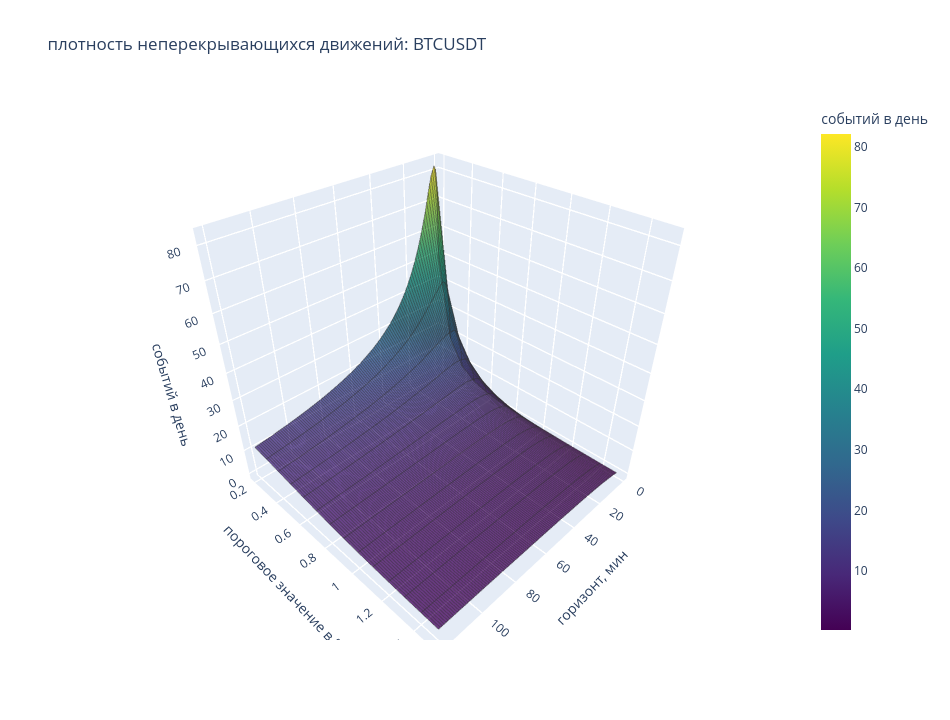

Source (notebook cell):
### Code cell
import plotly.graph_objects as go

def plot_density_surface_plotly_wireframe(
    density_data: pd.DataFrame,
    symbol: str,
    value_col: str = "density_per_day",
    surface_opacity: float = 0.86,
    wire_color: str = "rgba(20,20,20,0.42)",
    wire_width: int = 2,
) -> None:
    part = density_data[density_data["symbol"] == symbol].copy()

    if part.empty:
        raise ValueError(f"No rows for symbol={symbol}")

    grid = (
        part.pivot_table(
            index="threshold_pct",
            columns="horizon",
            values=value_col,
            aggfunc="mean",
        )
        .sort_index()
        .sort_index(axis=1)
    )

    surface = go.Surface(
        x=grid.columns,
        y=grid.index,
        z=grid.values,
        colorscale="Viridis",
        opacity=surface_opacity,
        colorbar=dict(title="событий в день"),
        showscale=True,
        hovertemplate=(
            "горизонт=%{x}<br>"
            "порог=%{y}%<br>"
            "плотность=%{z:.4f}<extra></extra>"
        ),
    )

    wireframe = make_wireframe_traces(
        grid,
        line_color=wire_color,
        line_width=wire_width,
    )

    fig = go.Figure(data=[surface, *wireframe])

    fig.update_layout(
        title=f"плотность неперекрывающихся движений: {symbol}",
        scene=dict(
            xaxis_title="горизонт, мин",
            yaxis_title="пороговое значение в %",
            zaxis_title="событий в день",
            xaxis=dict(showgrid=True, gridcolor="rgba(180,180,180,0.35)"),
            yaxis=dict(showgrid=True, gridcolor="rgba(180,180,180,0.35)"),
            zaxis=dict(showgrid=True, gridcolor="rgba(180,180,180,0.35)"),
        ),
        width=950,
        height=720,
    )

    fig.show()


plot_density_surface_plotly_wireframe(density_full, "BTCUSDT")
